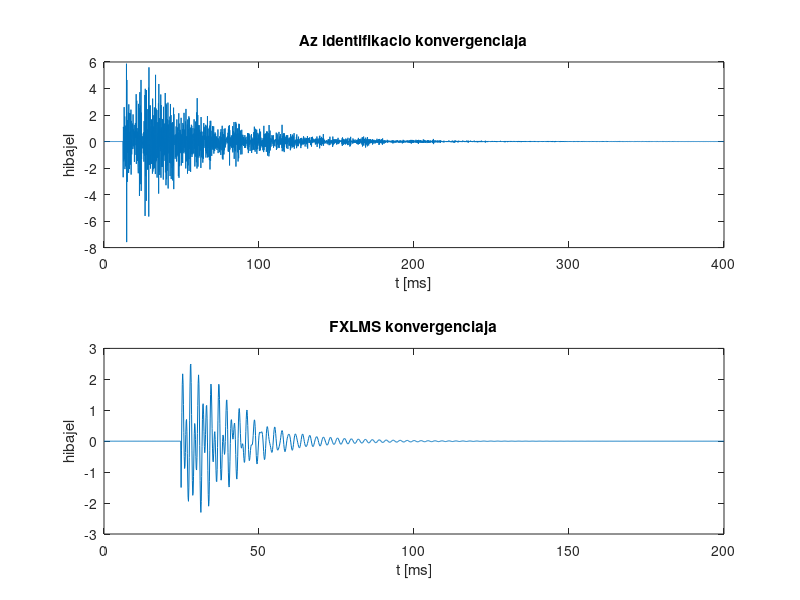

The MATLAB script that drew this image:
%%%%%%%%%%%%%%%%%%%%%%%%%%%%%%%%%%%%%%%%%%%%%%%%%%%%%%%%%%%%%%%%%%%%%%%%%%%%%
%                                                                           %
% Aktiv zajcsokkentes FXLMS algoritmussal                                   %
%                                                                           %
%   x      : tavoli zajforras                                               %
%   P(z)   : elsodleges ut atvitele (zajforras --> mikrofon)                %
%   d      : zaj a mikrofonnal, ezt akarjuk kioltani                        %
%   S(z)   : masodlagos ut atvitele (hangszoro --> mikrofon)                %
%   S_id(z): S(z) kozelitese, identifikacio eredmenye                       %
%   y      : a hangszoron kiadott jel                                       %
%   q      : a hangszoro jele, mire eler a mikrofonhoz                      %
%   e      : hibajel (ezt eszleljuk a mikrofonnal)                          %
%   W      : LMS algoritmussal adaptalando szuro                            %
%                                                                           %
%                                                                           %
%                                              ------  d                    %
%             ------------------------------->| P(z) |-------               %
%             |                                ------       |               %
%             |                                             |               %
%        x    |                   ------  y    ------  q    v               %
%        ----------------------->| W(z) |---->| S(z) |---->(+)              %
%             |                   ------       ------       |               %
%             |                      ^                      |               %
%             |                      |                      |e              %
%             |                      |                      |               %
%             |    ---------   r   ------                   |               %
%             ----| S_id(z) |---->| LMS  |<------------------               %
%                  ---------       ------                                   %
%                                                                           %
%%%%%%%%%%%%%%%%%%%%%%%%%%%%%%%%%%%%%%%%%%%%%%%%%%%%%%%%%%%%%%%%%%%%%%%%%%%%%

clear all;
clc;

%% PARAMETEREK
fs=8000 %mintaveteli frekvencia
P_num=[1 0.12]; P_den=[1 0.3 0 -0.5]; %elsodleges ut (zajforras --> mikrofon)
S_num=[1 -0.4164 1.2346]; S_den=[1 0.6627 0.6414]; %masodlagos ut (hangszoro --> mikrofon)
N_S=100 %ennyi tapes FIR szurokent identifikaljuk S-t
mu_id=1e-3; %identifikacio batorsagi tenyezoje
T_id=0.4; %identifikacio ideje (s)
N_W=200 %ennyi tapes az FXLMS adaptiv szuroje
mu_fxlms=1e-4; %FXLMS batorsagi tenyezoje
noiseSource=@(t) sin(2*pi*440*t)+2*sin(2*pi*sqrt(3)*440*t); %zajforras idofuggvenye
T_sim=0.2; %szimulacio ideje (s)

%% MASODLAGOS UT IDENTIFIKACIOJA LMS ALGORITMUSSAL, FEHERZAJ GERJESZTESSEL
t=0:1/fs:T_id;
y=wgn(1,length(t),1);
q=filter(S_num,S_den,y);
S_id=zeros(N_S,1);
e=zeros(1,length(t));
for ii=N_S:length(t)
    Y=y(ii:-1:(ii-N_S+1))';
    e(ii)=q(ii)-S_id'*Y;
    S_id=S_id+2*mu_id*e(ii)*Y;
end
figure(1);
subplot(211);
plot(1000*t,e);
title('Az identifikacio konvergenciaja');
xlabel('t [ms]');
ylabel('hibajel');

%% AZ FXLMS ALGORITMUS FUTTATASA
t=0:1/fs:T_sim;
x=noiseSource(t);
d=filter(P_num,P_den,x);
y=zeros(1,length(t));
e=zeros(1,length(t));
r=zeros(1,length(t));
W=zeros(N_W,1);
for ii=N_W:length(t)
    y(ii)=-x(ii:-1:(ii-N_W+1))*W;
    q=filter(S_num,S_den,y((ii-length(S_num)+1):ii));
    e(ii)=d(ii)+q(end);
    r(ii)=x(ii:-1:(ii-N_S+1))*S_id;
    W=W+2*mu_fxlms*e(ii)*r(ii:-1:(ii-N_W+1))';
end
figure(1);
subplot(212);
plot(1000*t,e);
title('FXLMS konvergenciaja');
xlabel('t [ms]');
ylabel('hibajel');
